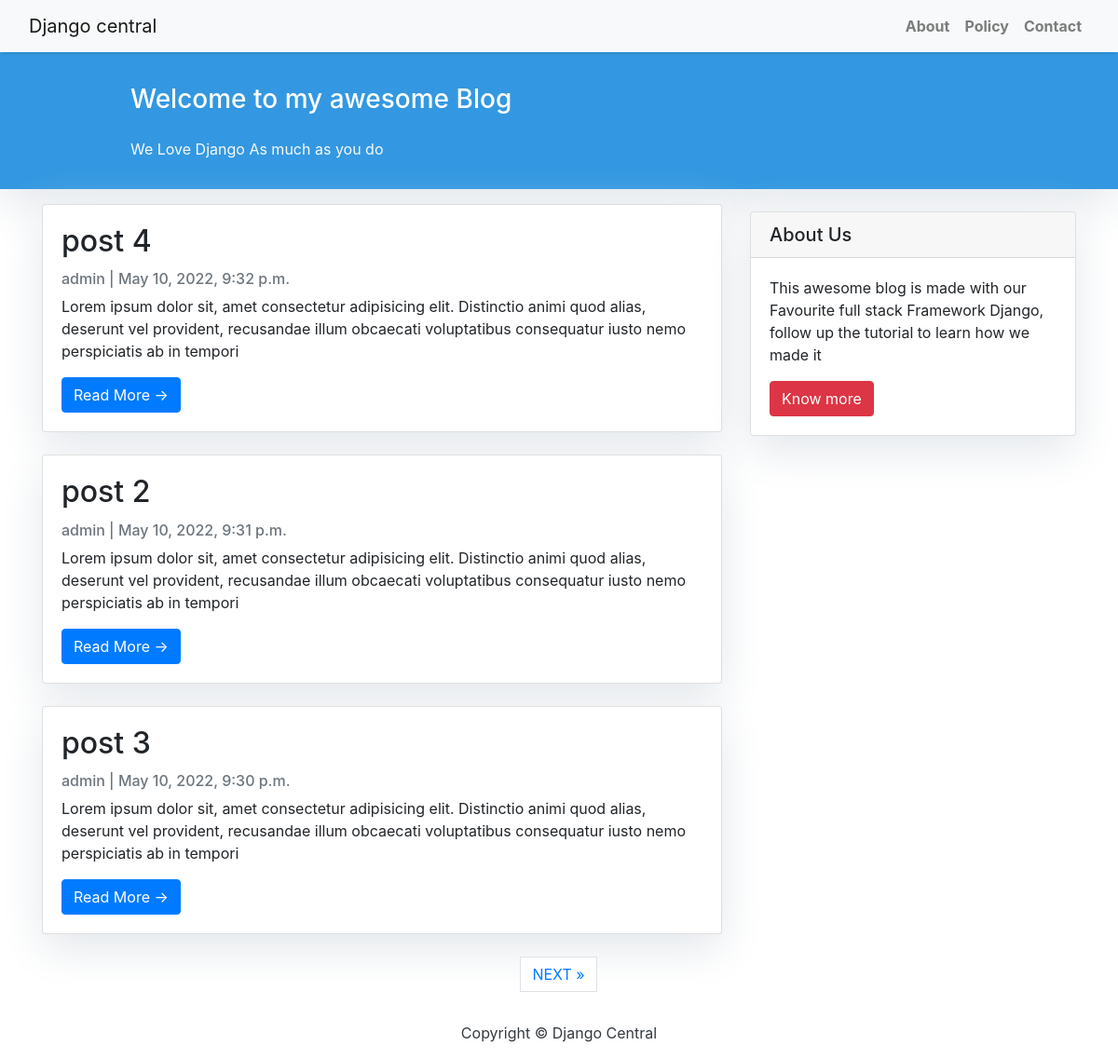
The page / on the database its author committed.
### blog/models.py (models this page shows, shortened)
class Post(models.Model):
    title = models.CharField(max_length=200, unique=True)
    slug = models.SlugField(max_length=200, unique=True)
    author = models.ForeignKey(
        User, on_delete=models.CASCADE, related_name="blog_posts"
    )
    updated_on = models.DateTimeField(auto_now=True)
    content = models.TextField()
    created_on = models.DateTimeField(auto_now_add=True)
    status = models.IntegerField(choices=STATUS, default=0)
    class Meta:
        ordering = ["-created_on"]

### blog/views.py (the view)
# urls.py: path("", views.PostList.as_view(), name="home"),
class PostList(generic.ListView):
    queryset = Post.objects.filter(status=1).order_by("-created_on")
    template_name = "index.html"
    paginate_by = 3

### templates/index.html (shortened to what this page needs)
{% extends "base.html" %}
{% block content %}
    <header class="masthead">
        <div class="container">
            <div class="row">
                <div class=" col-md-8 col-md-10 mx-auto">
                    <div class="site-heading">
                        <h3 class=" site-heading my-4 mt-3 text-white"> Welcome to my awesome Blog </h3>
                        <p class="text-light">We Love Django As much as you do &nbsp
                        </p>
                    </div>
                </div>
            </div>
        </div>
    </header>
    <div class="container">
        <div class="row">
            <div class="col-md-8 mt-3 left">
                {% for post in post_list %}
                    <div class="card mb-4">
                        <div class="card-body">
                            <h2 class="card-title">{{ post.title }}</h2>
                            <p class="card-text text-muted h6">{{ post.author }} | {{ post.created_on}}  </p>
                            <p class="card-text">{{post.content|safe|slice:":200" }}</p>
                            <a href="{% url 'post_detail' post.slug  %}" class="btn btn-primary">Read More &rarr;</a>
                        </div>
                    </div>
                {% endfor %}
            </div>
            {% block sidebar %}
                {% include 'sidebar.html' %}
            {% endblock sidebar %}
        </div>
    </div>
    {% if is_paginated %}
        <ul class="pagination justify-content-center">
            {% if page_obj.has_next %}
                <li><a href="?page={{ page_obj.next_page_number }}" class="page-link"> NEXT &raquo;</a></li>
            {% endif %}
        </ul>
    {% endif %}
{%endblock%}

### templates/base.html (shortened to what this page needs)
{% load static %}
<!DOCTYPE html>
<html>
    <head>
        <link rel="stylesheet" href="{% static 'css/base.css' %}">
        <link rel="stylesheet" href="https://maxcdn.bootstrapcdn.com/bootstrap/4.0.0/css/bootstrap.min.css"
 />
    </head>
    <body>
        <nav class="navbar navbar-expand-lg navbar-light bg-light shadow" id="mainNav">
            <div class="container-fluid">
                <a class="navbar-brand" href="{% url 'home' %}">Django central</a>
                <div class="collapse navbar-collapse" id="navbarResponsive">
                    <ul class="navbar-nav ml-auto">
                        <li class="nav-item text-black">
                            <a class="nav-link text-black font-weight-bold" href="#">About</a>
                        </li>
                        <li class="nav-item text-black">
                            <a class="nav-link text-black font-weight-bold" href="#">Policy</a>
                        </li>
                        <li class="nav-item text-black">
                            <a class="nav-link text-black font-weight-bold" href="#">Contact</a>
                        </li>
                    </ul>
                </div>
            </div>
    </nav>
    {% block content %}{% endblock content %}
    <footer class="py-3 bg-grey">
        <p class="m-0 text-dark text-center ">Copyright &copy; Django Central</p>
    </footer>
</body>
</html>

### templates/sidebar.html
{% block sidebar %}
    <div class="col-md-4 float-right ">
        <div class="card my-4">
            <h5 class="card-header">About Us</h5>
            <div class="card-body">
                <p class="card-text"> This awesome blog is made with our Favourite full stack Framework Django,
                    follow up the tutorial to learn how we made it</p>
                <a href="#" class="btn btn-danger">Know more</a>
            </div>
        </div>
    </div>
{% endblock sidebar %}

### static/css/base.css (style rules this page uses)
body { font-family: "Roboto", sans-serif; font-size: 17px; background-color: #fdfdfd; }
.shadow { box-shadow: 0 4px 2px -2px rgba(0, 0, 0, 0.1); }
.btn-danger { color: #fff; background-color: #f00000; border-color: #dc281e; }
.masthead { background: #3398E1; height: auto; padding-bottom: 15px; box-shadow: 0 16px 48px #E3E7EB; padding-top: 10px; }
.card { box-shadow: 0 16px 48px #E3E7EB; }

### rows shown on the page
Post: title "post 4", author "admin", created_on "May 10, 2022, 9:32 p.m.", content "Lorem ipsum dolor sit, amet consectetur adipisicing elit. Distinctio animi quod alias, deserunt vel provident, recusandae illum obcaecati voluptatibus consequatur iusto nemo perspiciatis ab in tempori"
Post: title "post 2", author "admin", created_on "May 10, 2022, 9:31 p.m.", content "Lorem ipsum dolor sit, amet consectetur adipisicing elit. Distinctio animi quod alias, deserunt vel provident, recusandae illum obcaecati voluptatibus consequatur iusto nemo perspiciatis ab in tempori"
Post: title "post 3", author "admin", created_on "May 10, 2022, 9:30 p.m.", content "Lorem ipsum dolor sit, amet consectetur adipisicing elit. Distinctio animi quod alias, deserunt vel provident, recusandae illum obcaecati voluptatibus consequatur iusto nemo perspiciatis ab in tempori"
